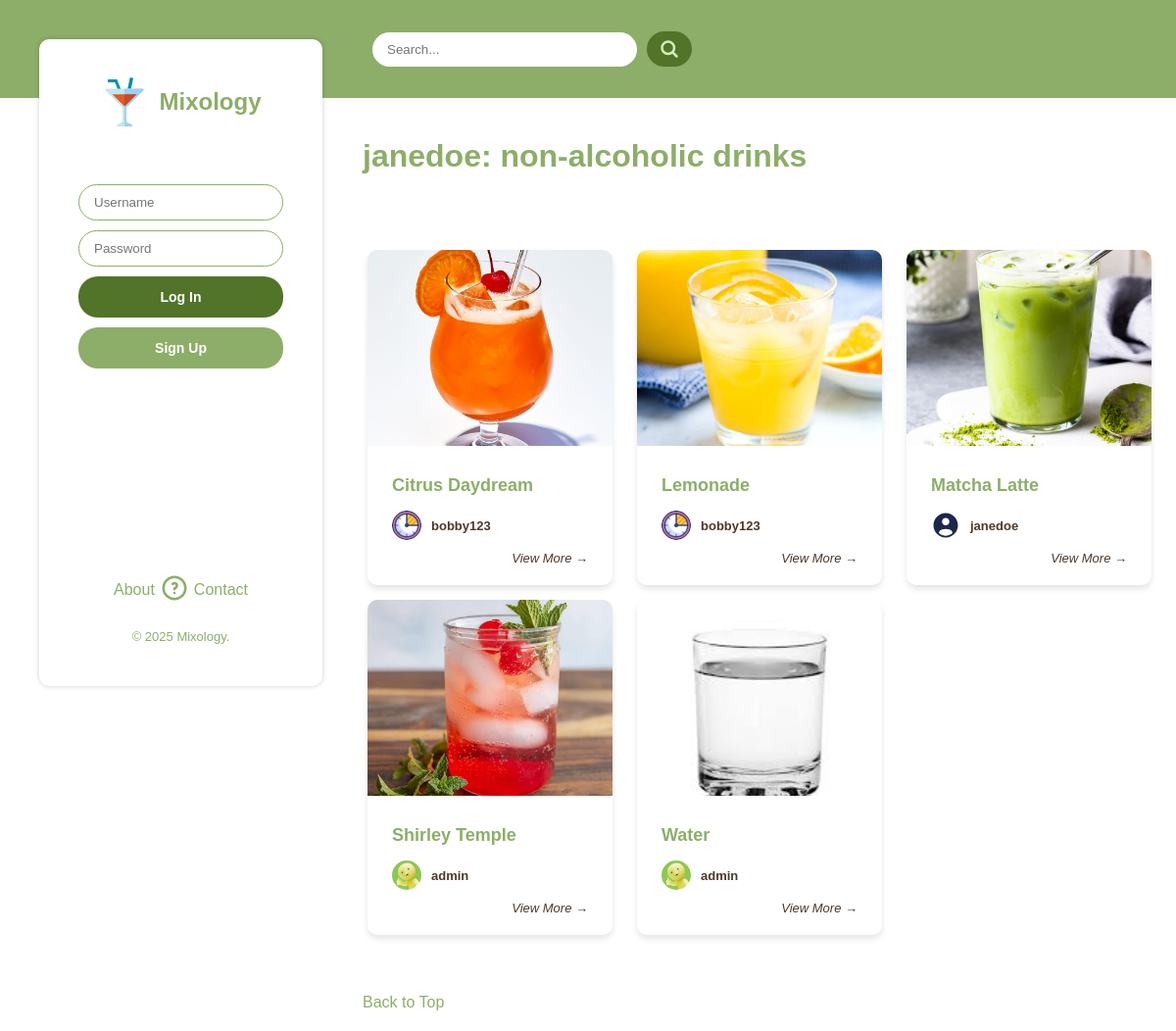
Screenshot of /collection/1/ with the database file from the repository.
### mixology/models.py (models this page shows, shortened)
class Collection(models.Model):
    name = models.CharField(max_length=200)
    owner = models.ForeignKey(UserProfile, on_delete=models.CASCADE, related_name='collections')
    drinks = models.ManyToManyField(Drink, blank=True, related_name='collections')
    class Meta:
        ordering = ['name']
        verbose_name_plural = 'Collections'

class UserProfile(models.Model):
    user = models.OneToOneField(User, unique=True, on_delete=models.CASCADE, related_name='profile', null=True, blank=True)
    bio = models.TextField(max_length=2000, blank=True)
    follows = models.ManyToManyField('self', symmetrical=False, related_name='followers', blank=True)
    pfp = models.ImageField(upload_to='profile_pics/', blank=True, null=True, default='profile_pics/user.svg')
    def get_pfp_url(self):
        return self.pfp.url

class Drink(models.Model):
    class Status(models.TextChoices):
        DRAFT = 'DR', 'Draft'
        PUBLISHED = 'PU', 'Published'
        DELETED = 'DE', 'Deleted'
    name = models.CharField(max_length=200)
    poster = models.ForeignKey(UserProfile, on_delete=models.CASCADE, related_name='drinks')
    description = models.TextField(max_length=2000)
    instructions = models.TextField(max_length=2000)
    last_updated = models.DateTimeField(default=timezone.now)
    image = models.ImageField(upload_to='posts/', blank=True, null=True, default='mixology/static/assets/drink-default.jpg')
    ingredients = models.ManyToManyField(Ingredient, blank=True, related_name='drinks')
    status = models.CharField(max_length=2, choices=Status.choices, default=Status.DRAFT)
    class Meta:
        ordering = ['name']
    def get_image_url(self):
        return self.image.url

### mixology/views.py (the view)
# urls.py: path('collection/<int:cid>/', views.CollectionDetailView.as_view(), name='collection-detail'),
class CollectionDetailView(generic.DetailView):
    model = Collection
    template_name = 'mixology/collection.html'
    context_object_name = 'collection'
    def get_context_data(self, **kwargs):
        context = super().get_context_data(**kwargs)
        active_nav_urls = get_nav_urls(self.request)
        active_nav_urls[3]['active'] = True
        context['nav_urls'] = active_nav_urls
        return context
    def get_object(self):
        cid = self.kwargs.get('cid')
        return get_object_or_404(Collection, pk=cid)

### mixology/views.py (called while the page is built)
def get_nav_urls(request):
    active_nav_urls = copy.deepcopy(nav_urls)
    if request.user.is_authenticated:
        active_nav_urls[2]['href'] = '/profile/' + request.user.username
        active_nav_urls[3]['href'] = '/collections/' + request.user.username
        active_nav_urls[4]['href'] = '/settings/' + str(request.user.profile.id)
    return active_nav_urls

### mixology/templates/mixology/collection.html (shortened to what this page needs)
{% extends '../base.html' %} {% load static %}  {% block stylesheet %}<link
  rel="stylesheet"
  href="{% static 'css/collections.css' %}"
/>{% endblock %}
{% block content %}
<div class="collection-container">
  <div class="collection-header">
    <h1>{{ collection.owner.user.username}}: {{ collection.name }}</h1>
  </div>
  <div class="cards-container">
    {% for drink in collection.drinks.all %}
      <div class="card" href="/drink/{{ drink.id }}" data-drink-id="{{drink.id}}">
        <img
          class="card-img"
          src="{{ drink.get_image_url }}"
          alt="Drink Image"
        />
        <div class="card-content">
          <h2>{{ drink.name }}</h2>
          <a class="user-info" href="/profile/{{ drink.poster.user.username }}">
            <img
              class="icon user-icon"
              src="{{ drink.poster.get_pfp_url }}"
              alt="User Icon"
            />
            <p>{{ drink.poster.user.username }}</p>
          </a>
          <div class="view-more">
            <a href="/drink/{{ drink.id }}"> View More &rarr; </a>
          </div>
        </div>
      </div>
      {% endfor %}
  </div>
</div>
{% endblock %}

### mixology/static/css/base.css (style rules this page uses)
:root { --primary-color: #8CAE68; --secondary-color: #d4ebb9; --background-color: #FFFFFF; --dark-mode-background-color: #273E47; --text-color: #8CAE68; --accent-color: #4c382a; --btn-secondary: #517429; --success-color: #8CAE68; --success-text-color: #517429; --error-color: #f69e9e; --error-text-color: #512f2e; --warning-color: #f7c67d; --warning-text-color: #4c382a; }
body { margin: 0; background-color: var(--background-color); color: var(--text-color); width: 100%; height: 100%; overflow-x: hidden; font-family: 'Arial', sans-serif; }
p, a { font-family: 'Arial', sans-serif; text-decoration: none; color: var(--text-color); }
h1, h2, h3, h4, h5, h6 { font-family: 'Franklin Gothic Medium', 'Arial Narrow', Arial, sans-serif; color: var(--text-color) }
.icon { width: 30px; height: 30px; }
.content > * { padding: 20px 20px 20px 250px; }
.content > div { max-width: 60vw; }
.cards-container { display: grid; grid-template-columns: repeat(auto-fill, minmax(225px, 1fr)); gap: 15px; justify-content: center; justify-items: center; width: 100%; padding: 20px 0; margin-top: 15px; }
.card { background: white; border-radius: 10px; width: 100%; max-width: 250px; text-align: start; box-shadow: 0 4px 6px rgba(0, 0, 0, 0.1); overflow: hidden; display: flex; flex-direction: column; }
.card-img { width: 100%; height: auto; max-height: 200px; object-fit: cover; }
.card-content { padding: 20px 25px; }
.user-info { display: flex; align-items: center; gap: 10px; }
.user-icon { width: 30px; height: 30px; border-radius: 50%; border: 1px solid rgba(var(--secondary-color), 0.5); }
.user-info p { font-weight: bold; font-size: small; color: var(--accent-color); }
.card h2, .modal-content h2 { font-size: 18px; margin: 10px 0; }
.view-more { display: flex; flex-direction: column; text-align: right; margin-top: 5px; font-size: smaller; font-style: italic; color: var(--text-color); }
.view-more a { text-decoration: none; color: var(--accent-color); font-size: small; }
@media screen and (max-width: 1400px),
        screen and (max-height: 600px) { .content > div, form, .comment-form { max-width: 100%; } }

### mixology/static/css/collections.css (style rules this page uses)
.collection-container { display: flex; flex-direction: column; gap: 20px; }
.collection-header { width: 100%; display: flex; flex-direction: row; gap: 10px; justify-content: space-between; align-items: center; }

### rows the page displays
Collection: owner.user.username "janedoe", name "non-alcoholic drinks"
Drink: get_image_url (picture), name "Citrus Daydream", poster.get_pfp_url (picture), poster.user.username "bobby123"
Drink: get_image_url (picture), name "Lemonade", poster.get_pfp_url (picture), poster.user.username "bobby123"
Drink: get_image_url (picture), name "Matcha Latte", poster.get_pfp_url (placeholder picture), poster.user.username "janedoe"
Drink: get_image_url (picture), name "Shirley Temple", poster.get_pfp_url (picture), poster.user.username "admin"
Drink: get_image_url (picture), name "Water", poster.get_pfp_url (picture), poster.user.username "admin"
